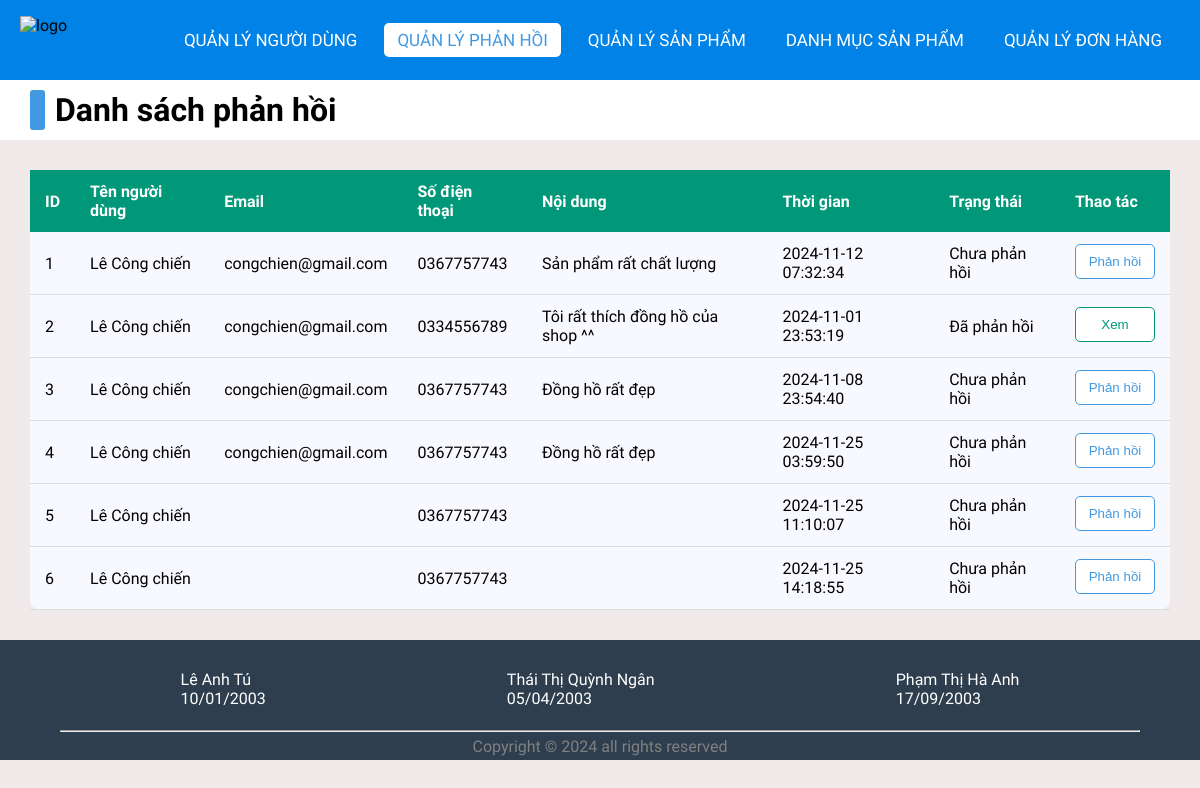
The app's page /admin/reviewlist.php (signed in) with its own data.
### tables this page shows
CREATE TABLE `contacts` (
  `id` int(11) NOT NULL,
  `userId` int(11) DEFAULT NULL,
  `name` varchar(255) NOT NULL,
  `email` varchar(255) NOT NULL,
  `phone` varchar(11) NOT NULL,
  `message` text NOT NULL,
  `created_at` datetime NOT NULL DEFAULT current_timestamp(),
  `status` tinyint(1) DEFAULT 0
);

CREATE TABLE `users` (
  `id` int(11) NOT NULL,
  `email` varchar(255) NOT NULL,
  `fullname` varchar(255) NOT NULL,
  `dob` date NOT NULL,
  `password` varchar(255) NOT NULL,
  `role_id` int(11) NOT NULL,
  `status` tinyint(1) NOT NULL,
  `address` varchar(500) NOT NULL,
  `phone` varchar(11) NOT NULL
);

### lib/database.php (called while the page is built, shortened)
<?php
class Database extends PDO
{
  public $host   = DB_HOST;
  public $user   = DB_USER;
  public $pass   = DB_PASS;
  public $dbname = DB_NAME;
  public $link;
  private function connectDB()
  {
    $this->link = new mysqli(
      $this->host,
      $this->user,
      $this->pass,
      $this->dbname
    );
  }
  public function select($query)
  {
    $result = $this->link->query($query);
    if ($result->num_rows > 0) {
      return $result;
    } else {
      return false;
    }
  }
}

### classes/contact.php (called while the page is built, shortened)
<?php
$filepath = realpath(dirname(__FILE__));
include_once($filepath . '/../lib/database.php');
?>
<?php
class contact{
    private $db;
	public function __construct()
	{
		$this->db = new Database();
	}
    public function getAllContact()
    {
        $query ="SELECT users.fullname, users.email, users.phone, contacts.* FROM contacts
                JOIN users ON contacts.userId = users.id WHERE contacts.userId IS NOT NULL;";
        $result = $this->db->select($query);
        return $result;
    }
}
?>

### admin/reviewlist.php (the view, shortened to what this page needs)
<?php
include '../classes/contact.php';
$contact = new contact();
$list = $contact->getAllContact();
?>
<!DOCTYPE html>
<html lang="en">
<head>
    <link rel="stylesheet" href="css/style.css">
    <link rel="stylesheet" href="https://cdnjs.cloudflare.com/ajax/libs/font-awesome/5.15.4/css/all.min.css">
</head>
<body>
    <nav>
        <img src="../images/logov2.png" style="margin-left: 20px; margin-top:16px;" alt="logo" width="50" height="50">
        <ul>
            <li><a href="customerlist.php">Quản lý Người dùng</a></li>
            <li><a href="reviewlist.php" class="active">Quản lý phản hồi</a></li>
            <li><a href="productlist.php">Quản lý Sản phẩm</a></li>
            <li><a href="categoriesList.php">Danh mục sản phẩm</a></li>
            <li><a href="orderlist.php">Quản lý Đơn hàng</a></li>
        </ul>
    </nav>
    <div class="title" style="margin-top: 80px;">
        <div></div>
        <h1 >Danh sách phản hồi</h1>
    </div>
    <div class="container">
        <?php
        if ($list) { ?>
            <table class="list">
                <thead>
                    <tr>
                        <th>ID</th>
                        <th>Tên người dùng</th>
                        <th>Email</th>
                        <th>Số điện thoại</th>
                        <th>Nội dung</th>
                        <th>Thời gian</th>
                        <th>Trạng thái</th>
                        <th>Thao tác</th>
                    </tr>
                </thead>
                <?php foreach ($list as $key => $value) { ?>
                    <tbody>
                    <tr>
                        <td><?= $value['id'] ?></td>
                        <td><?= $value['fullname']?></td>
                        <td><?= $value['email']?></td>
                        <td><?= $value['phone']?></td>
                        <td><?= $value['message']?></td>
                        <td><?= $value['created_at']?></td>
                        <td><?= $value['status'] == 1 ? 'Đã phản hồi' : 'Chưa phản hồi' ?></td>
                        <td class="action_user">
                            <form action="reviewlist.php" method="post"s style="display:inline;">
                                <?php if($value['status'] == 1): ?>
                                    <input type="submit" value="Xem" name="view" id="btn-view">
                                <?php else: ?>
                                    <input type="submit" value="Phản hồi" name="response" id="btn-res">
                                <?php endif; ?>
                            </form>
                        </td>
                    </tr>
                    </tbody>
                <?php } ?>
            </table>
        <?php } else { ?>
            <h3>Chưa có phản hồi nào...</h3>
        <?php } ?>
    </div>
    <?php include '../inc/footer.php'; ?>
</body>
</html>

### admin/css/style.css (style rules this page uses)
* { padding: 0; margin: 0; text-decoration: none; list-style: none; box-sizing: border-box; }
body { font-family: Mitr; background: rgb(240, 234, 234); }
nav { top: 0; position: fixed; background: #0082e6; height: 80px; width: 100%; }
nav ul { float: right; margin-right: 20px; }
nav ul li { display: inline-block; line-height: 80px; margin: 0 5px; }
nav ul li a { color: white; font-size: 17px; padding: 7px 13px; border-radius: 3px; text-transform: uppercase; border-radius: 5px; transition: 0.5s; }
.active, a:hover { background-color: white; color: #4299E1; }
.container { margin-top: 30px; min-height: 40vh; padding: 0 30px; }
.title { background-color: white; padding: 10px 30px; display: flex; align-items: center; }
.title div { width: 15px; height: 40px; background-color: #4299E1; border-radius: 3px; margin-right: 10px; }
.list { width: 100%; background-color: ghostwhite; padding: 10px; border-collapse: collapse; border-radius: 10px; }
thead tr { background-color: #009879; color: #fff; text-align: left; font-weight: bold; border-radius: 10px 10px 0 0; }
.list th, .list td { padding: 12px 15px; }
tbody tr { border-bottom: 1px solid #ddd; }
input[type=submit] { width: 100%; background-color: rgb(229, 14, 14); color: white; border: none; border-radius: 4px; cursor: pointer; }
.action_user { display: flex; flex-direction: column; padding-bottom: 10px; }
#btn-res { width: 80px; height: 35px; border-radius: 5px; border: 1px solid #4299E1; background-color: white; color: #4299E1; }
#btn-view { width: 80px; height: 35px; border-radius: 5px; border: 1px solid #009879; background-color: white; color: #009879; }

### records on screen
contacts: id "1", userId.fullname "Lê Công chiến", email "congchien@gmail.com", phone "0367757743", message "Sản phẩm rất chất lượng", created_at "2024-11-12 07:32:34", status "Chưa phản hồi"
contacts: id "2", userId.fullname "Lê Công chiến", email "congchien@gmail.com", phone "0334556789", message "Tôi rất thích đồng hồ của shop ^^", created_at "2024-11-01 23:53:19", status "Đã phản hồi"
contacts: id "3", userId.fullname "Lê Công chiến", email "congchien@gmail.com", phone "0367757743", message "Đồng hồ rất đẹp", created_at "2024-11-08 23:54:40", status "Chưa phản hồi"
contacts: id "4", userId.fullname "Lê Công chiến", email "congchien@gmail.com", phone "0367757743", message "Đồng hồ rất đẹp", created_at "2024-11-25 03:59:50", status "Chưa phản hồi"
contacts: id "5", userId.fullname "Lê Công chiến", phone "0367757743", created_at "2024-11-25 11:10:07", status "Chưa phản hồi"
contacts: id "6", userId.fullname "Lê Công chiến", phone "0367757743", created_at "2024-11-25 14:18:55", status "Chưa phản hồi"
